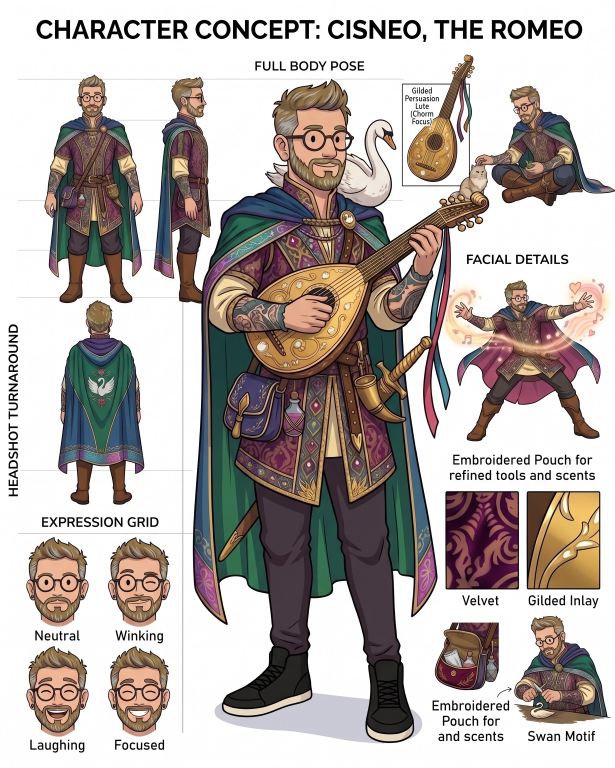
#> input picture referencia/cisneo_conceito.jpg, 1844 x 2304 px (shown at 1/3 size)
$ python -i boneco_caminhada.py   (imports and definitions only)
#> lines starting #> are read from the running program, lines starting #| are printed output that depends on the picture
"""Caminhada por boneco de recorte a partir da base de perfil (virado para a direita).

Separa da base: tronco (frente e fundo), braço próximo e a perna próxima (coxa, cano da bota, pé).
A perna distante é a mesma perna com os tons escurecidos. As pernas são posicionadas por
cinemática inversa (mesma lógica do 3D), com os pés fixos no chão durante o apoio; o corpo
sobe e desce, o braço balança por cisalhamento e a capa oscila.

Uso: python ferramentas/boneco_caminhada.py BASE_DIREITA.png SAIDA_DIR [--quadros 16] [--passada 70] [--debug]
Saída: quadros cisneo_caminhada_direita_NN.png no mesmo canvas, e _partes.png (depuração).
"""
import argparse, math, os
import numpy as np
from PIL import Image
from scipy import ndimage

# geometria na base (99 x 257, virado para a direita)
HEM_Y = 176            # abaixo disto começam as pernas visíveis (a barra do gibão fica no tronco)
QUADRIL = (52, 150)    # pivô da coxa (escondido sob o gibão)
JOELHO_Y = 200
TORNOZELO_Y = 240
L1 = JOELHO_Y - QUADRIL[1]        # 50
L2 = TORNOZELO_Y - JOELHO_Y       # 40
OMBRO = (45, 88)       # pivô do braço próximo
MARGEM = 40            # canvas: base deslocada em x para caber a passada


def hsv(rgb):
    r, g, b = rgb[..., 0] / 255.0, rgb[..., 1] / 255.0, rgb[..., 2] / 255.0
    mx = np.maximum(np.maximum(r, g), b); mn = np.minimum(np.minimum(r, g), b); d = mx - mn + 1e-9
    h = np.where(mx == r, ((g - b) / d) % 6, np.where(mx == g, (b - r) / d + 2, (r - g) / d + 4)) * 60
    return h, d / (mx + 1e-9), mx


def classes(im):
    rgb = im[..., :3].astype(float); op = im[..., 3] > 0; h, s, v = hsv(rgb)
    c = dict(
        bota=op & (((h >= 350) | (h <= 40)) & (s > 0.58) & (v > 0.1) & (v < 0.62)),
        calca=op & (((h >= 315) | (h <= 5)) & (s >= 0.25) & (s <= 0.58) & (v > 0.12) & (v < 0.46)),
        creme=op & (h > 30) & (h < 55) & (s > 0.2) & (v > 0.7),
        pele=op & (h > 5) & (h < 35) & (s > 0.2) & (s < 0.6) & (v > 0.6),
        antebraco=op & (((h >= 350) | (h <= 30)) & (s >= 0.28) & (s <= 0.52) & (v > 0.3) & (v < 0.62)) | (op & (h > 240) & (h < 290) & (s < 0.2) & (v > 0.25) & (v < 0.45)),
        capa=op & (h >= 150) & (h <= 245) & (s > 0.2),
        escuro=op & (v < 0.16),
        tunica=op & (h >= 295) & (h <= 345) & (s > 0.3) & (v < 0.6),
    )
    return op, c


# [37 lines left out: function remover_punho_espada, not called in this run]


def separar(im):
    """Devolve dict de camadas RGBA (mesmo tamanho da base): fundo, frente, braco, coxa, cano, pe."""
    H, W = im.shape[:2]
    op, c = classes(im)
    yy, xx = np.mgrid[0:H, 0:W]
    # --- perna próxima: botas + calça abaixo do hem, na coluna das pernas, mais o contorno escuro em volta
    zona_perna = (yy > HEM_Y) & (xx > 36) & (xx < 90)
    perna = zona_perna & (((c['bota'] | c['calca']) & ~c['tunica']) | ((yy > HEM_Y + 6) & op & ~c['capa']) | ((yy >= 248) & op))
    perna = ndimage.binary_closing(perna, iterations=2)
    perna = perna | (zona_perna & c['escuro'] & ndimage.binary_dilation(perna, iterations=1))
    perna = ndimage.binary_fill_holes(perna) & op
    coxa = perna & (yy < JOELHO_Y + 5)                    # sobrepõe o joelho para não abrir fresta
    cano = perna & (yy >= JOELHO_Y - 4) & (yy < TORNOZELO_Y)
    pe = perna & (yy >= TORNOZELO_Y)
    # --- braço próximo: manga creme + antebraço tatuado + mão, na coluna do braço
    zona_braco = (yy > OMBRO[1] - 4) & (yy < 166) & (xx > 35) & (xx < 65)
    braco = zona_braco & (c['creme'] | c['antebraco'] | c['pele'])
    braco = ndimage.binary_closing(braco, iterations=2)
    braco = braco | (zona_braco & c['escuro'] & ndimage.binary_dilation(braco, iterations=1))
    braco = ndimage.binary_fill_holes(braco) & op
    # mantém só o componente maior (evita pegar pele do rosto ou creme da capa)
    lab, n = ndimage.label(braco)
    if n > 1:
        sz = ndimage.sum(braco, lab, range(1, n + 1)); braco = lab == (1 + int(np.argmax(sz)))
    resto = op & ~perna & ~braco
    # --- preenche o buraco do braço com a túnica em volta (coluna acima/abaixo, depois lados)
    corpo = im.copy()
    tun = c['tunica'] & resto
    for y, x in zip(*np.nonzero(braco)):
        ok = False
        for k in range(1, 60):
            for yy_ in (y - k, y + k):
                if 0 <= yy_ < H and tun[yy_, x]:
                    corpo[y, x] = im[yy_, x]; ok = True; break
            if ok: break
        if not ok:
            for k in range(1, 40):
                for xx_ in (x + k, x - k):
                    if 0 <= xx_ < W and tun[y, xx_]:
                        corpo[y, x] = im[y, xx_]; ok = True; break
                if ok: break
    corpo[..., 3] = (resto | braco) * 255
    # --- fundo (capa e ponta da bainha atrás das pernas) x frente
    fundo_m = (resto | braco) & (yy > HEM_Y - 18) & (xx < 40)
    frente_m = (resto | braco) & ~fundo_m
    def camada(mask, src):
        out = np.zeros_like(src); out[mask] = src[mask]; out[..., 3] = mask * 255; return out
    return dict(fundo=camada(fundo_m, corpo), frente=camada(frente_m, corpo), braco=camada(braco, im),
                coxa=camada(coxa, im), cano=camada(cano, im), pe=camada(pe, im))


# [14 lines left out: functions escurecer, ik, not called in this run]


def suave(t):
    t = max(0.0, min(1.0, t)); return t * t * (3 - 2 * t)


# [12 lines left out: function fase_perna, not called in this run]


def rotacionar(layer, angulo, pivo, deslocamento):
    """Gira a camada (PIL RGBA) em torno do pivô e desloca; vizinho mais próximo."""
    return layer.rotate(angulo, resample=Image.NEAREST, center=pivo, translate=deslocamento, expand=False)


def deslocar(layer, dx, dy):
    return layer.transform(layer.size, Image.AFFINE, (1, 0, -dx, 0, 1, -dy), resample=Image.NEAREST)


# [90 lines left out: functions cisalhar, limpar_farelo, main, not called in this run]


# [2 lines not run here, left out]

>>> import cv2
>>> picture = cv2.imread('../referencia/cisneo_conceito.jpg', cv2.IMREAD_GRAYSCALE)
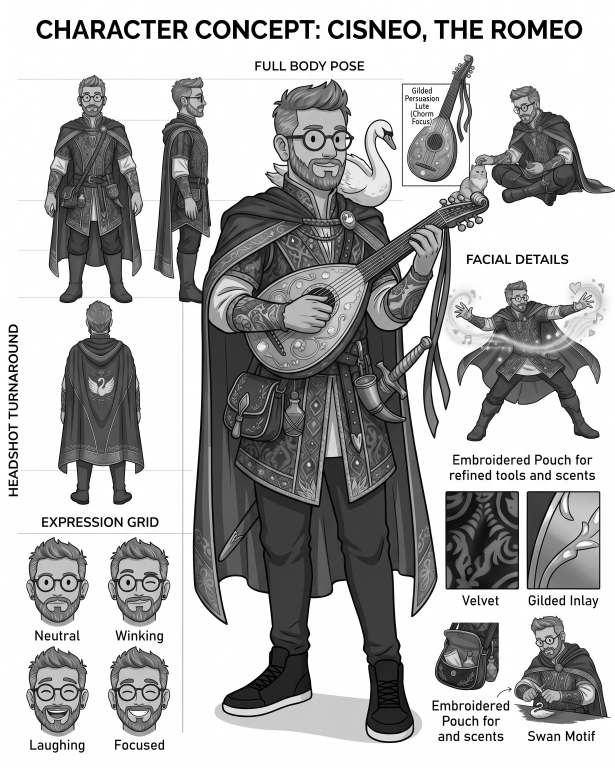
#> picture: shape (2304, 1844) (shown at 1/3 size); min 0, max 255, mean 175.4
>>> result = separar(picture)
#> in classes, `rgb = im[..., :3].astype(float)`: rgb = 2304 rows, first 8: [255, 255, 255], [255, 255, 255], [255, 255, 255], [255, 255, 255], [255, 255, 255], [255, 255, 255], [255, 255, 255], [255, 255, 255]
#> in hsv, `r, g, b = rgb[..., 0] / 255.0, rgb[..., 1] / 255.0, rgb[..., 2] / 255.0`: r = 2304 values, max 1 at index 0, min 0.996 at index 222, mean 1; g has the same summary as r; b has the same summary as r
#> in hsv, `mx = np.maximum(np.maximum(r, g), b)`: mx has the same summary as r
#> in hsv, `mn = np.minimum(np.minimum(r, g), b)`: mn has the same summary as r
#> in hsv, `d = mx - mn + 1e-09`: d = 2304 values, max 0.00392 at index 232, min 1e-09 at index 0, mean 5.62e-05
#> in hsv, `h = np.where(mx == r, ((g - b) / d) % 6, np.where(mx == g, (b - r) / d..`: h = 2304 values, max 240 at index 232, min 0 at index 0, mean 2.81
#> in classes, `h, s, v = hsv(rgb)`: s has the same summary as d in hsv; v has the same summary as r in hsv
#> in classes, `c = dict( bota=op & (((h >= 350) | (h <= 40)) & (s > 0.58) & (v > 0.1)..`: c = 8 items
#> (the run stopped early here; a loop or call above may not have finished)
